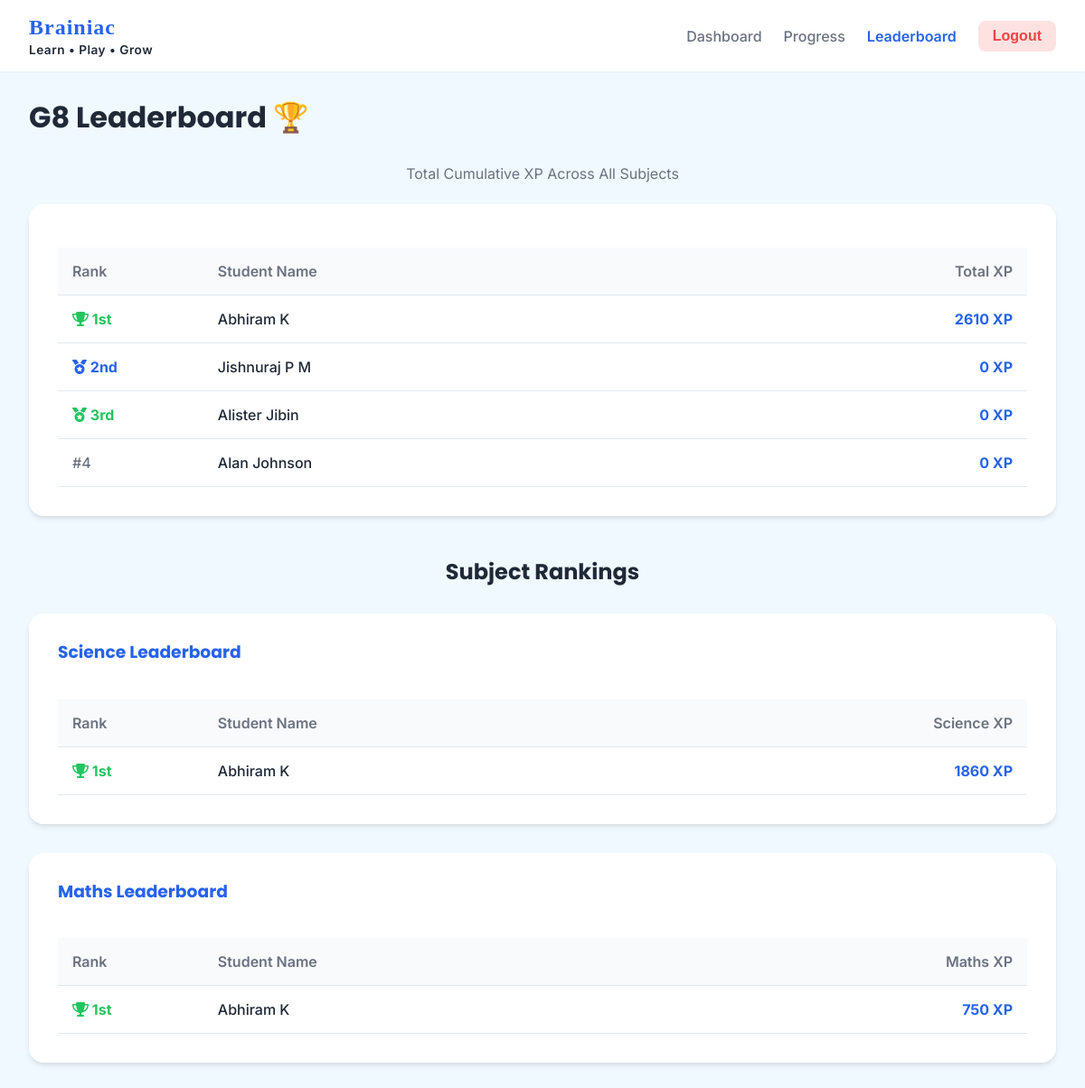
Screenshot of /leaderboard (signed in) with the database file from the repository.
### tables this page shows
CREATE TABLE users(
id INTEGER PRIMARY KEY AUTOINCREMENT,
username TEXT,
password TEXT,
role TEXT,
name TEXT,
subject TEXT
);

### app.py (the view)
@app.route("/leaderboard")
def leaderboard():
    if "name" not in session or session.get("role") != "student":
        return redirect("/")
    username = session.get("username", "")
    grade = username.split('-')[0] if '-' in username else "Student"
    grade_prefix = grade + "-%"
    conn = sqlite3.connect("database.db")
    cursor = conn.cursor()
    cursor.execute("""
        SELECT u.name, COALESCE(SUM(s.score), 0) as total_score
        FROM users u
        LEFT JOIN scores s ON u.username = s.username
        WHERE u.role = 'student' AND u.username LIKE ?
        GROUP BY u.id, u.name
        ORDER BY total_score DESC
    """, (grade_prefix,))
    leaderboard_data = cursor.fetchall()
    cursor.execute("""
        SELECT s.subject, u.name, SUM(s.score) as subject_score
        FROM users u
        JOIN scores s ON u.username = s.username
        WHERE u.role = 'student' AND u.username LIKE ?
        GROUP BY s.subject, u.id, u.name
        ORDER BY
            CASE s.subject
                WHEN 'Science' THEN 1
                WHEN 'Technology' THEN 2
                WHEN 'Engineering' THEN 3
                WHEN 'Maths' THEN 4
                ELSE 5
            END,
            subject_score DESC
    """, (grade_prefix,))
    raw_subject_scores = cursor.fetchall()
    conn.close()
    subject_leaderboards = {}
    for row in raw_subject_scores:
        subj = row[0]
        name = row[1]
        score = row[2]
        if subj not in subject_leaderboards:
            subject_leaderboards[subj] = []
        subject_leaderboards[subj].append((name, score))
    return render_template("leaderboard.html", leaderboard=leaderboard_data, subject_leaderboards=subject_leaderboards, grade=grade)

### app.py (called while the page is built)
@app.context_processor
def inject_mastery():
    if session.get("role") == "student" and "username" in session:
        return get_student_mastery_data(session["username"])
    return {}

### templates/leaderboard.html (shortened to what this page needs)
<!DOCTYPE html>
<html lang="en">
<head>
    <link rel="stylesheet" href="/static/style.css">
    <link rel="stylesheet" href="https://cdnjs.cloudflare.com/ajax/libs/font-awesome/6.4.0/css/all.min.css">
</head>
<body>
    <nav class="navbar">
        <div style="display: flex; flex-direction: column;">
            <h2 style="margin: 0;">Brainiac</h2>
            <p style="font-weight: 600; color: #1F2937; font-size: 0.85rem; margin-top: 0.15rem; letter-spacing: 0.5px;">Learn • Play • Grow</p>
        </div>
        <ul style="list-style: none; display: flex; gap: 1.5rem; margin: 0; padding: 0; align-items: center;">
            <li><a href="/student">Dashboard</a></li>
            <li><a href="/student/progress">Progress</a></li>
            <li><a href="/leaderboard" class="active" style="font-weight:600; color:var(--primary);">Leaderboard</a></li>
            <li><button class="btn-logout" onclick="window.location.href='/logout'">Logout</button></li>
        </ul>
    </nav>
    <main class="main">
        <h1 class="page-header">{{ grade }} Leaderboard 🏆</h1>
        <p class="text-muted" style="text-align: center; margin-bottom: 1.5rem;">Total Cumulative XP Across All Subjects</p>
        <div class="card" style="margin-top: 1rem;">
            {% if leaderboard and leaderboard|length > 0 %}
            <div class="table-container">
                <table class="leaderboard-table">
                    <thead>
                        <tr>
                            <th style="width: 15%;">Rank</th>
                            <th style="width: 60%;">Student Name</th>
                            <th style="width: 25%; text-align: right;">Total XP</th>
                        </tr>
                    </thead>
                    <tbody>
                        {% for student in leaderboard %}
                        <tr>
                            <td>
                                {% if loop.index == 1 %}
                                <span class="rank-1"><i class="fa-solid fa-trophy"></i> 1st</span>
                                {% elif loop.index == 2 %}
                                <span class="rank-2"><i class="fa-solid fa-medal"></i> 2nd</span>
                                {% elif loop.index == 3 %}
                                <span class="rank-3"><i class="fa-solid fa-medal"></i> 3rd</span>
                                {% else %}
                                <span style="color: var(--text-muted); font-weight: 500;">#{{ loop.index }}</span>
                                {% endif %}
                            </td>
                            <td style="font-weight: 500;">{{ student[0] }}</td>
                            <td style="text-align: right; font-weight: 700; color: var(--primary);">{{ student[1] }} XP</td>
                        </tr>
                        {% endfor %}
                    </tbody>
                </table>
            </div>
            {% endif %}
        </div>
        {% if subject_leaderboards and subject_leaderboards|length > 0 %}
        <h2 style="margin-top: 3rem; margin-bottom: 0.5rem; color: var(--text-main); text-align: center;">Subject Rankings</h2>
        {% for subject, rankings in subject_leaderboards.items() %}
        <div class="card" style="margin-top: 2rem;">
            <h3 style="margin-bottom: 1.5rem; color: var(--primary);">{{ subject }} Leaderboard</h3>
            <div class="table-container">
                <table class="leaderboard-table">
                    <thead>
                        <tr>
                            <th style="width: 15%;">Rank</th>
                            <th style="width: 60%;">Student Name</th>
                            <th style="width: 25%; text-align: right;">{{ subject }} XP</th>
                        </tr>
                    </thead>
                    <tbody>
                        {% for student in rankings %}
                        <tr>
                            <td>
                                {% if loop.index == 1 %}
                                <span class="rank-1"><i class="fa-solid fa-trophy"></i> 1st</span>
                                {% elif loop.index == 2 %}
                                <span class="rank-2"><i class="fa-solid fa-medal"></i> 2nd</span>
                                {% elif loop.index == 3 %}
                                <span class="rank-3"><i class="fa-solid fa-medal"></i> 3rd</span>
                                {% else %}
                                <span style="color: var(--text-muted); font-weight: 500;">#{{ loop.index }}</span>
                                {% endif %}
                            </td>
                            <td style="font-weight: 500;">{{ student[0] }}</td>
                            <td style="text-align: right; font-weight: 700; color: var(--primary);">{{ student[1] }} XP</td>
                        </tr>
                        {% endfor %}
                    </tbody>
                </table>
            </div>
        </div>
        {% endfor %}
        {% endif %}
    </main>
</body>
</html>

### static/style.css (style rules this page uses)
:root { --primary: #2563EB; --primary-hover: #1d4ed8; --secondary: #93C5FD; --accent: #22C55E; --bg-gradient-start: #F0F9FF; --bg-gradient-end: #F0F9FF; --surface: #FFFFFF; --surface-hover: #f8fafc; --text-main: #1F2937; --text-muted: #6b7280; --border: #e2e8f0; --shadow-sm: 0 1px 2px 0 rgba(46, 46, 46, 0.05); --shadow-md: 0 4px 6px -1px rgba(46, 46, 46, 0.1), 0 2px 4px -2px rgba(46, 46, 46, 0.1); --shadow-lg: 0 10px 15px -3px rgba(46, 46, 46, 0.1), 0 4px 6px -4px rgba(46, 46, 46, 0.1); --radius-md: 0.5rem; --radius-lg: 1rem; --radius-full: 9999px; --transition: all 0.2s cubic-bezier(0.4, 0, 0.2, 1); }
* { box-sizing: border-box; margin: 0; padding: 0; }
body { font-family: 'Inter', sans-serif; color: var(--text-main); background: linear-gradient(135deg, var(--bg-gradient-start), var(--bg-gradient-end)); min-height: 100vh; display: flex; flex-direction: column; }
h1, h2, h3, h4 { font-family: 'Poppins', sans-serif; font-weight: 700; line-height: 1.2; }
.text-muted { color: var(--text-muted); }
button { width: 100%; background: var(--primary); color: var(--text-main); border: none; padding: 0.75rem 1.5rem; border-radius: var(--radius-md); font-size: 1rem; font-weight: 600; cursor: pointer; transition: var(--transition); }
.card { background: var(--surface); border-radius: var(--radius-lg); box-shadow: var(--shadow-md); padding: 2rem; transition: var(--transition); }
.navbar { display: flex; justify-content: space-between; align-items: center; padding: 1rem 2rem; background: var(--surface); box-shadow: var(--shadow-sm); position: sticky; top: 0; z-index: 10; }
.navbar h2 { color: var(--primary); font-size: 1.5rem; font-family: 'Magneto', cursive; display: flex; align-items: center; gap: 0.5rem; letter-spacing: 1px; }
.navbar ul { list-style: none; display: flex; gap: 2rem; align-items: center; }
.navbar li a { text-decoration: none; color: var(--text-muted); font-weight: 500; transition: var(--transition); }
.navbar li a:hover, .navbar li a.active { color: var(--primary); }
.btn-logout { background: #fee2e2; color: #ef4444; padding: 0.5rem 1rem; width: auto; }
.main { padding: 2rem; max-width: 1200px; margin: 0 auto; width: 100%; flex-grow: 1; }
.page-header { color: var(--text-main); margin-bottom: 2rem; }
.table-container { overflow-x: auto; }
table { width: 100%; border-collapse: collapse; margin-top: 1rem; }
th, td { padding: 1rem; text-align: left; border-bottom: 1px solid var(--border); }
th { font-weight: 600; color: var(--text-muted); background: var(--surface-hover); border-bottom: 2px solid var(--border); }

### templates/leaderboard.html (style rules this page uses)
.leaderboard-table { width: 100%; border-collapse: collapse; text-align: left; }
.leaderboard-table th, .leaderboard-table td { padding: 1rem; border-bottom: 1px solid var(--border); }
.leaderboard-table th { font-weight: 600; color: var(--text-muted); }
.rank-1 { color: #22C55E; font-weight: bold; }
.rank-2 { color: #2563EB; font-weight: bold; }
.rank-3 { color: #22C55E; font-weight: bold; }

### rows the page displays
users: shows "1st", name "Abhiram K", student "2610", student "1860", student "750"
users: shows "2nd", name "Jishnuraj P M", student "0"
users: shows "3rd", name "Alister Jibin", student "0"
users: name "Alan Johnson", student "0"

### other values shown
{{ grade }} "G8"
{{ subject }} "Science" "Maths"
